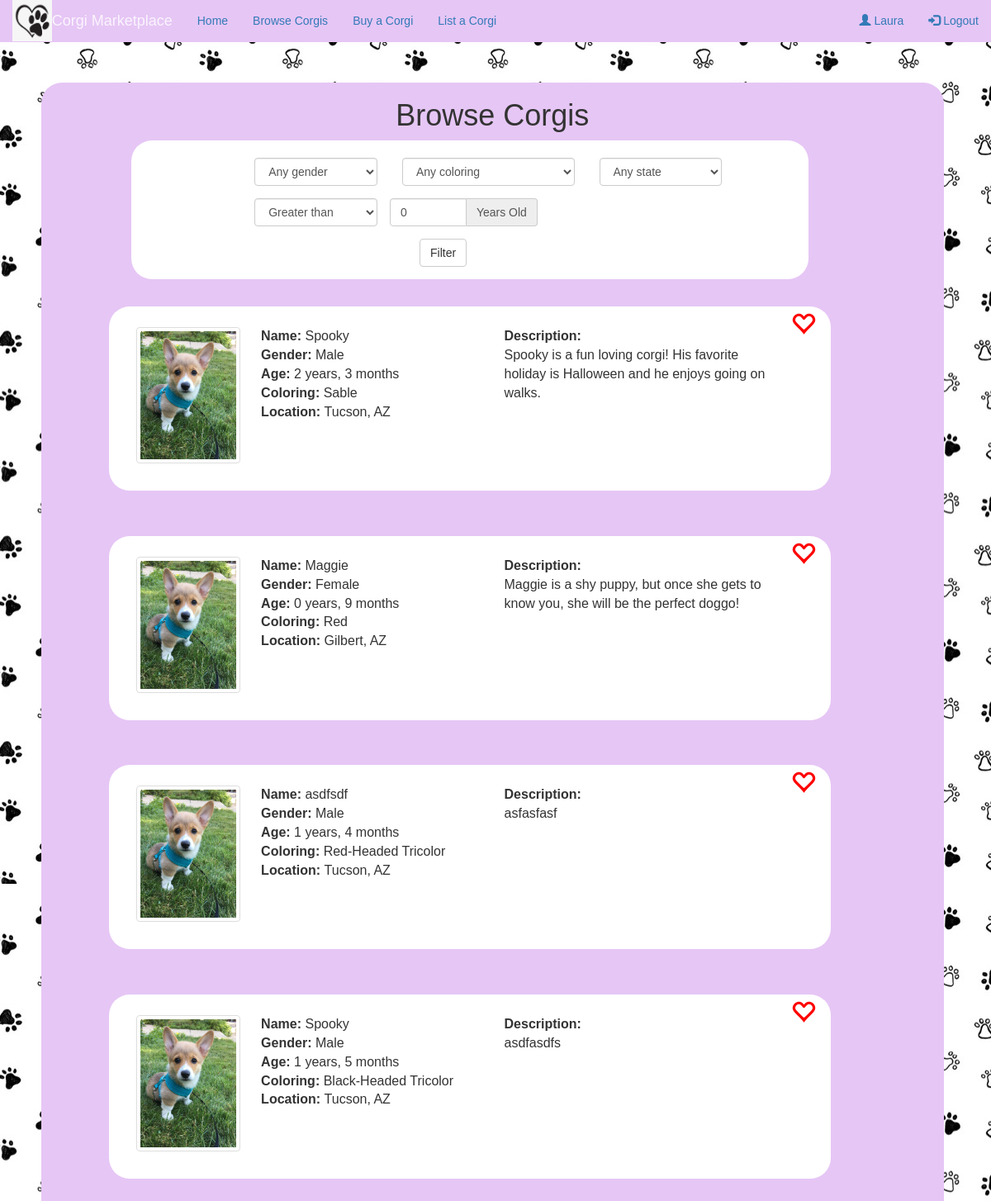
Page /corgi/all/ (signed in) on the committed database.
### corgi_store/models.py (models this page shows, shortened)
class Corgi(models.Model):
    COLOR_CHOICES = [
        ('red', 'Red'),
        ('rh-tc', 'Red-Headed Tricolor'),
        ('bh-tc', 'Black-Headed Tricolor'),
        ('sable', 'Sable'),
        ('fawn', 'Fawn'),
        ('other', 'Other')
    ]
    name = models.CharField(max_length=120)
    age_years = models.IntegerField(default=0)
    age_months = models.IntegerField(default=0)
    gender = models.CharField(max_length=1, choices=[('M', 'Male'), ('F', 'Female'), ('X', 'Other')], default='X')
    coloring = models.CharField(max_length=5, choices=COLOR_CHOICES, default='red')
    city = models.CharField(max_length=120)
    state = models.CharField(max_length=120)
    description = models.CharField(max_length=300)
    objects = CorgiManager()

### corgi_store/views.py (the view)
# urls.py: path('corgi/all/', views.browse_corgis, name='browse_corgis'),
def browse_corgis(request):
    return render(request, 'browse.html', {
        'corgis': Corgi.objects.all(),
        'user': request.user,
        'favorites': [fav.corgi.id for fav in Favorite.objects.filter(user=request.user)]
    })

### corgi_store/templates/browse.html (shortened to what this page needs)
{% include 'base.html' with user=user %}
{% block content %}
<div id="page" class="page">
	<div class="home">
		<div class="browse-box">
			<h1>Browse Corgis</h1>
			<div class="filter">
				<form class="form-horizontal">
					<div class="form-group">
						<div class="row">
		    				<div class="col-sm-3">
		      					<select name="filter-gender" class="form-control" id="filter-gender" required>
		      						<option selected >Any gender</option>
		     					</select>
		    				</div>
		    				<div class="col-sm-4">
		      					<select name="filter-coloring" class="form-control" id="filter-coloring" required>
		      						<option selected >Any coloring</option>
		     					</select>
		    				</div>
		    				<div class="col-sm-3">
		      					<select name="filter-state" class="form-control" id="filter-state" required>
		      						<option selected >Any state</option>
		     					</select>
		    				</div>
	  					</div>
					 </div>
					<div class="form-group">
						 <div class="row">
							 <div class="col-sm-3">
		      					<select name="filter-age" class="form-control" id="filter-age" required>
		      						<option selected >Greater than</option>
		     					</select>
		    				</div>
							 <div class="input-group col-sm-3">
					    		<input id="filter-year" type="number" class="form-control" name="filter-year" value=0 required>
					   			<span class="input-group-addon">Years Old</span>
			  				</div>
			  			</div>
			  		</div>
			  		<div class="form-group">
			  			<div class="col-sm-offset-3 col-sm-2">
	      					<button type="submit" class="btn btn-default">Filter</button>
	    				</div>
			  		</div>
				</form>
			</div>
		    {% for corgi in corgis %}
				<div class="one-corgi">
					<div class="favorite" id="favorite{{ corgi.id }}">
            {% if corgi.id in favorites %}
            <span class="glyphicon glyphicon-heart" style="color:red;" onclick="unfavorite({{ corgi.id }})"></span>
            {% else %}
						<span class="glyphicon glyphicon-heart-empty" style="color:red;" onclick="favorite({{ corgi.id }});"></span>
            {% endif %}
					</div>
					<img src="/static/images/corgi-browse.jpg" alt="Corgi home" class="img-thumbnail" width="15%" style="margin-top:3%">
					<div class="corgi-info">
						<b>Name: </b>{{ corgi.name }}<br>
						<b>Gender: </b>{{ corgi.gender }} <br>
						<b>Age: </b>{{ corgi.age_years }} years, {{ corgi.age_months }} months <br>
						<b>Coloring: </b>{{ corgi.coloring }} <br>
						<b>Location: </b>{{ corgi.city }}, {{ corgi.state }} <br>
					</div>
					<div class="corgi-description">
						<b>Description:</b><br>{{ corgi.description }}
					</div>
				</div>
		    {% endfor %}
		</div>
	</div>
</div>
{% endblock %}

### corgi_store/templates/base.html (shortened to what this page needs)
<!DOCTYPE html>
<html lang="en">
<head>
  <link rel="stylesheet" href="https://maxcdn.bootstrapcdn.com/bootstrap/3.4.0/css/bootstrap.min.css">
  <link rel="stylesheet" href="/static/style.css">
</head>
<body>
<nav class="navbar navbar-custom navbar-fixed-top">
  <div class="container-fluid">
    <div class="navbar-left"><img src="/static/images/pawprint-logo.png" height="50px"></div>
    <div class="navbar-header">
      <a class="navbar-brand" href="{% url 'home' %}">Corgi Marketplace</a>
    </div>
    <ul class="nav navbar-nav">
      <li class="active"><a href="{% url 'home' %}">Home</a></li>
      <li><a href="{% url 'browse_corgis' %}">Browse Corgis</a></li>
      <li><a href="{% url 'buy_corgi' %}">Buy a Corgi</a></li>
      <li><a href="{% url 'list_corgi' %}">List a Corgi</a></li>
    </ul>
    <ul class="nav navbar-nav navbar-right">
      {% if not user.is_authenticated %}
      <li><a href="{% url 'sign_up' %}"><span class="glyphicon glyphicon-user"></span> Sign Up</a></li>
      <li><a href="{% url 'login' %}"><span class="glyphicon glyphicon-log-in"></span> Login</a></li>
      {% else %}
      <li><a href="{% url 'user_profile' %}"><span class="glyphicon glyphicon-user"></span> {{ user.first_name }}</a></li>
      <li><a href="{% url 'logout' %}"><span class="glyphicon glyphicon-log-in"></span> Logout</a></li>
      {% endif %}
    </ul>
  </div>
</nav>
</body>
</html>

### corgi_store/static/style.css (style rules this page uses)
.navbar-custom { background-color:#E6C6F5; color:#ffffff; border-radius:0; }
.navbar-custom .navbar-brand, .navbar-custom .navbar-text { color: rgba(255,255,255,.8); }
.home { margin-top: 100px; margin-left: 50px; }
body { background-image: url("./images/paw-background.jpg"); font-family: "Arial"; }
img { float: left; }
.browse-box { background-color:#E6C6F5; width: 95%; float: left; border-radius: 25px; text-align: center; margin-bottom: 3%; }
.one-corgi { background-color:#FFFFFF; float: left; padding: 3%; padding-right: 0%; padding-top: 0%; margin-left: 7.5%; width: 80%; border-radius: 25px; text-align: center; font-size: 16px; margin-bottom: 5%; }
.corgi-info { margin-top: 3%; float: left; font-size: 16px; padding-left: 3%; text-align: left; word-wrap: break-word; width: 35% }
.corgi-description { float: left; font-size: 16px; padding-left: 3%; text-align: left; word-wrap: break-word; width: 42%; margin-top: 3%; }
.favorite { float:right; width:8% }
.glyphicon.glyphicon-heart-empty { font-size: 30px; margin-top: 5px; right-margin: 3px; }
.filter { background-color: #FFFFFF; width: 75%; margin-left: 10%; margin-bottom: 3%; border-radius: 25px; float: left; padding-top: 2%; padding-left:15%; }

### rows in the picture
Corgi: name "Spooky", gender "Male", age_years "2", age_months "3", coloring "Sable", city "Tucson", state "AZ", description "Spooky is a fun loving corgi! His favorite holiday is Halloween and he enjoys going on walks."
Corgi: name "Maggie", gender "Female", age_years "0", age_months "9", coloring "Red", city "Gilbert", state "AZ", description "Maggie is a shy puppy, but once she gets to know you, she will be the perfect doggo!"
Corgi: name "asdfsdf", gender "Male", age_years "1", age_months "4", coloring "Red-Headed Tricolor", city "Tucson", state "AZ", description "asfasfasf"
Corgi: name "Spooky", gender "Male", age_years "1", age_months "5", coloring "Black-Headed Tricolor", city "Tucson", state "AZ", description "asdfasdfs"

### other values in the picture
{{ user.first_name }} "Laura"
